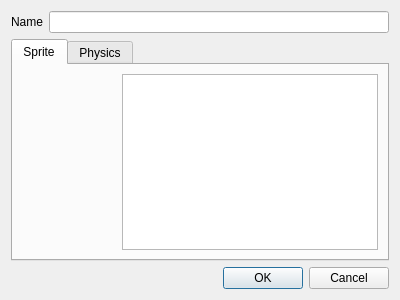
<?xml version="1.0" encoding="UTF-8"?>
<ui version="4.0">
 <class>NewEntityDialog</class>
 <widget class="QDialog" name="NewEntityDialog">
  <property name="geometry">
   <rect>
    <x>0</x>
    <y>0</y>
    <width>400</width>
    <height>300</height>
   </rect>
  </property>
  <property name="windowTitle">
   <string>Dialog</string>
  </property>
  <layout class="QFormLayout" name="formLayout">
   <item row="0" column="0">
    <widget class="QLabel" name="label">
     <property name="text">
      <string>Name</string>
     </property>
    </widget>
   </item>
   <item row="0" column="1">
    <widget class="QLineEdit" name="editName"/>
   </item>
   <item row="1" column="0" colspan="2">
    <widget class="QTabWidget" name="tabWidget">
     <property name="currentIndex">
      <number>0</number>
     </property>
     <widget class="QWidget" name="tabSprite">
      <attribute name="title">
       <string>Sprite</string>
      </attribute>
      <layout class="QHBoxLayout" name="horizontalLayout">
       <item>
        <widget class="QWidget" name="image" native="true">
         <property name="sizePolicy">
          <sizepolicy hsizetype="Expanding" vsizetype="Expanding">
           <horstretch>0</horstretch>
           <verstretch>0</verstretch>
          </sizepolicy>
         </property>
        </widget>
       </item>
       <item>
        <widget class="QListWidget" name="listAnimations"/>
       </item>
      </layout>
     </widget>
     <widget class="QWidget" name="tabPhysics">
      <attribute name="title">
       <string>Physics</string>
      </attribute>
      <layout class="QFormLayout" name="formLayout_2">
       <item row="0" column="0">
        <widget class="QCheckBox" name="chkDynamic">
         <property name="text">
          <string>Dynamic</string>
         </property>
        </widget>
       </item>
       <item row="1" column="0">
        <widget class="QCheckBox" name="chkRotate">
         <property name="text">
          <string>Allow rotation</string>
         </property>
        </widget>
       </item>
      </layout>
     </widget>
    </widget>
   </item>
   <item row="2" column="0" colspan="2">
    <widget class="QDialogButtonBox" name="buttonBox">
     <property name="orientation">
      <enum>Qt::Horizontal</enum>
     </property>
     <property name="standardButtons">
      <set>QDialogButtonBox::Cancel|QDialogButtonBox::Ok</set>
     </property>
    </widget>
   </item>
  </layout>
 </widget>
 <resources/>
 <connections>
  <connection>
   <sender>buttonBox</sender>
   <signal>accepted()</signal>
   <receiver>NewEntityDialog</receiver>
   <slot>accept()</slot>
   <hints>
    <hint type="sourcelabel">
     <x>248</x>
     <y>254</y>
    </hint>
    <hint type="destinationlabel">
     <x>157</x>
     <y>274</y>
    </hint>
   </hints>
  </connection>
  <connection>
   <sender>buttonBox</sender>
   <signal>rejected()</signal>
   <receiver>NewEntityDialog</receiver>
   <slot>reject()</slot>
   <hints>
    <hint type="sourcelabel">
     <x>316</x>
     <y>260</y>
    </hint>
    <hint type="destinationlabel">
     <x>286</x>
     <y>274</y>
    </hint>
   </hints>
  </connection>
 </connections>
</ui>
